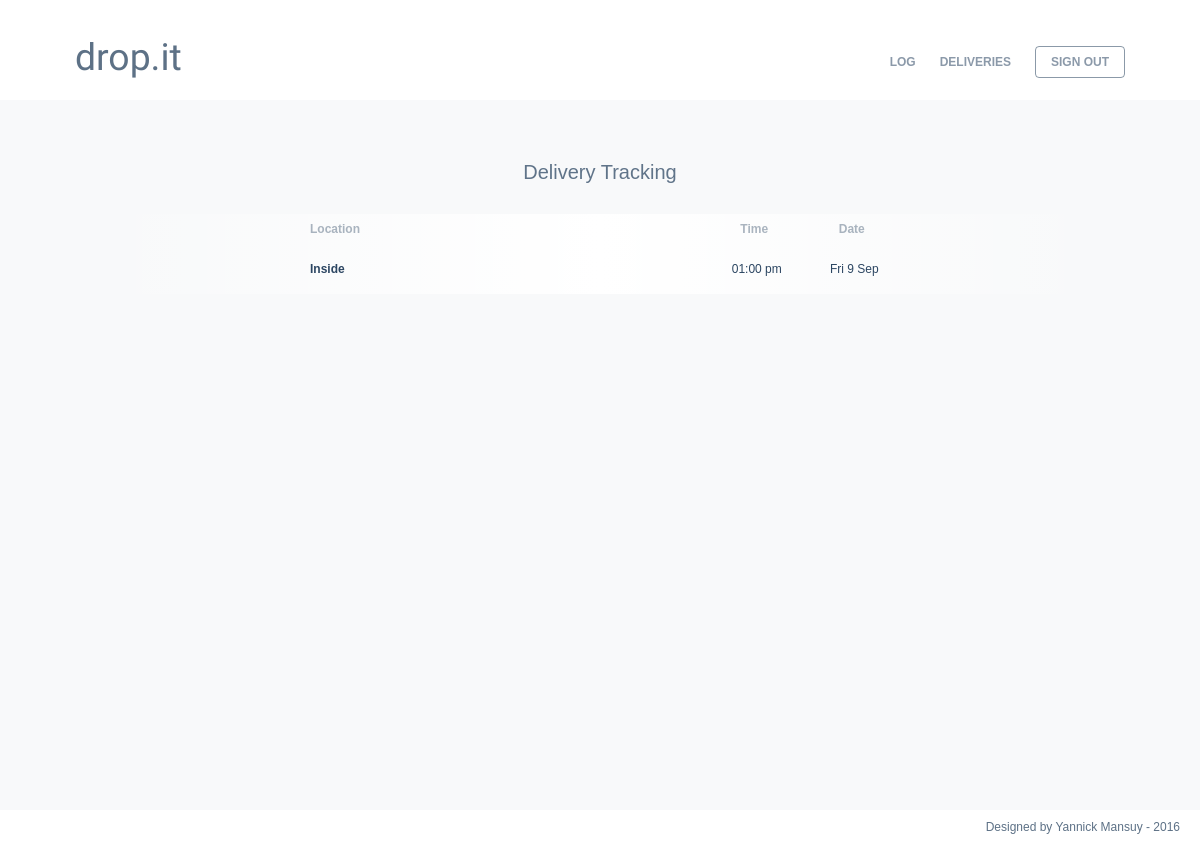
Page /pages/tracking.php (signed in) on the earlier database version.
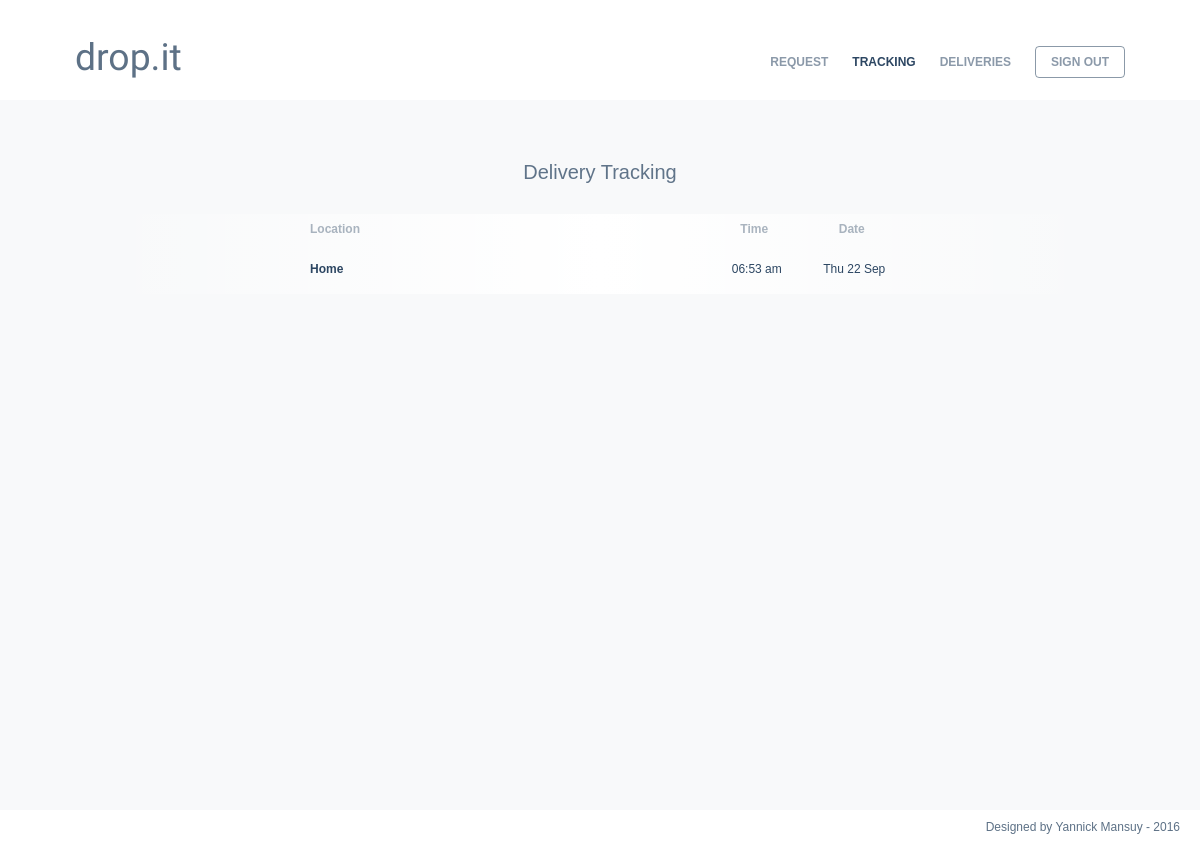
Same page on the later database version.
### tables this page shows
CREATE TABLE IF NOT EXISTS `history` (
  `delivery_id` int(10) NOT NULL,
  `time` int(64) NOT NULL,
  `location` varchar(300) NOT NULL,
  PRIMARY KEY (`delivery_id`,`time`)
);

### functions/functions.php (the view, shortened to what the changed rows need)
<?php
function connect()
    {
        $pdo = new PDO('mysql:host=localhost;dbname=tib', 'edit', 'editme');
        $pdo -> setAttribute(PDO::ATTR_ERRMODE, PDO:: ERRMODE_EXCEPTION);
        return $pdo;
    }
function CheckExist($attribute, $table, $column, $getOrpost)
{
    if (isset($getOrpost))
            {
                 if (!empty($getOrpost) && !empty($getOrpost[$attribute]))
                    {
                         $input = $getOrpost[$attribute];
                         try
                         {
                             $pdo = connect();
                             $sql= 'SELECT ' . $column . ' FROM ' . $table . ' where ' . $column . ' = :attribute';
                             $prepare = $pdo->prepare($sql);
                             $prepare->bindValue(':attribute', $input);
                             $prepare->execute();
                         }
                         catch (PDOException $e)
                         {
                             echo $e -> getMessage();
                         }
                         if ($prepare -> rowCount() != 0)
                         {
                             return true;
                         }
                         else
                         {
                             return false;
                         }
                    }
            }
}
function GrabMoreData($query, $bind)
{
                         try
                         {
                             $pdo = connect();
                             $sql= $query;
                             $prepare = $pdo->prepare($sql);
                             foreach ($bind as $attribute)
                             {
                                $prepare->bindValue($attribute[0], $attribute[1]);
                             }
                             $prepare->execute();
                         }
                         catch (PDOException $e)
                         {
                             echo $e -> getMessage();
                         }
                         if ($prepare -> rowCount() != 0)
                         {
                             $data = $prepare->fetchAll(PDO::FETCH_ASSOC);
                             return $data;
                         }
                         else
                         {
                             return false;
                         }
}
function countResults($resultsItems)
        {
            $num_rows=0;
            for ($i=0;$i < count($resultsItems); $i++)
            {
                $num_rows++;
            }
            return $num_rows;
        }
function trackPackages()
{
    if (CheckExist('email', 'delivery', 'user', $_SESSION))
    {
        $ID = GrabMoreData('SELECT ID FROM delivery WHERE user = :email AND status = "In Transit"', array(array(':email', $_SESSION['email'])));
        if(countResults($ID) > 1)
        {
            $IDval = $ID[0]['ID'];
            $selected = $IDval;
            echo "<form id='packageNumber' method='POST' action='" . htmlspecialchars($_SERVER["PHP_SELF"]) . "'>
                    <label for='select_id' style='font-weight: bold;color: rgba(44, 70, 98, 0.55);'>DELIVERY NUMBER: </label><select id='select_id' name='ID' class='dropdown_number' onchange='(document.getElementById(\"packageNumber\").submit())'>";
            if (!empty($_POST['ID']))
            {
                $selected = $_POST['ID'];
            }
            for ($i = 1; $i <= countResults($ID); $i++)
            {
                echo "<option value=" . $ID[$i - 1]['ID'];
                if($ID[$i - 1]['ID'] == $selected)
                {echo " selected";}
                echo ">" . $i . "</option>";
            }
            echo "</select></form>";
        }
        else
        {
             $tracking = GrabMoreData('SELECT delivery_id, time, location FROM history WHERE delivery_id = (SELECT ID FROM delivery WHERE user = :email AND status = "In Transit") ORDER BY time DESC', array(array(':email', $_SESSION['email'])));
        }
        if (!isset($tracking) || !$tracking)
        {
            echo "<br/>You do not have any packages in transit at the moment..<br/><br/><br/><input type='button' onclick='(window.location.href = \"deliveries.php\")' value='VIEW YOUR DELIVERIES' class='button'/> ";
        }
        else
        {
            echo '<div id="table_holder">
                    <table>
                            <thead><tr>
                                     <th style="text-align: left;padding-left: 10px;
	                                   padding-right: 5px;">Location</th>
                                     <th>Time</th>
                                     <th>Date</th>
                                  </tr>
                            </thead>
                            <tbody>
                            ';
            foreach ($tracking as $step)
            {
                echo '<tr>
                <td class="delivery_location">' . ucfirst($step['location']) . '</td>
                ';
                echo '<td class="delivery_time">' . date('h:i a',$step['time']) . '</td>
                ';
                echo '<td class="delivery_date">' . date('D j M',$step['time']) . '</td></tr>
                ';
            }
            echo '</tbody></table></div>';
        }
    }
    else
        {
            echo "<br/>You have not requested a delivery yet..<br/><br/><br/><input type='button' onclick='(window.location.href = \"request.php\")' value='REQUEST A DELIVERY' class='button'/> ";
        }
}
?>

### pages/tracking.php (shortened to what the changed rows need)
<!DOCTYPE html>
<html>
    <head>
         <link async href="../css/styles.css" rel="stylesheet" type="text/css"/>
    </head>
    <body>
        <div id="back_nav">
			<div id="wrapper">
				<header>
					<a id="login_blue" class="menu menu_blue" href="login.php"><?php
                                                                        if(isset($_SESSION['email']))
                                                                            echo 'SIGN OUT</a>';
                                                                        else
                                                                        {
                                                                            header("Location: login.php?error=tracking");
                                                                            echo 'SIGN IN</a>';
                                                                        }?>
					<a id="header" class="intro intro_blue" href="../index.php">drop.it</a>
					<a id="deliveries" class="menu menu_blue" href="deliveries.php">DELIVERIES</a>
                         <?php
                            if(isset($_SESSION['position']))
                            {
                                if ($_SESSION['position'] != 'driver')
                                {
                                     echo '<a id="tracking" class="menu menu_blue selected" href="tracking.php">TRACKING</a>
					                <a id="new" class="menu menu_blue" href="request.php">REQUEST</a>';
                                }
                                else if ($_SESSION['position'] == 'driver')
                                {
                                     echo '<a id="log" class="menu menu_blue" href="driver.php">LOG</a>';
                                }
                            }
                            else
                                    {
                                         echo '<a id="tracking" class="menu menu_blue selected" href="pages/tracking.php">TRACKING</a>
                                        <a id="new" class="menu menu_blue" href="pages/request.php">REQUEST</a>';
                                    }
                        ?>
				</header>
					<div id="content">
                        <div id="form">
                        <span class="sign_title">Delivery Tracking</span><br>
                        <div id="tracking_text">
                            <?php include "../functions/functions.php";
                                trackPackages();?>
                            </div>
                        </div>
					</div>
				</div>
			</div>
    </body>
</html>

Differences in the rows shown:
removed history: location "Inside", time "01:00 pm", time "Fri 9 Sep"
added history: location "Home", time "06:53 am", time "Thu 22 Sep"
Other differences:
text no longer shown: "LOG"
text now shown: "TRACKING REQUEST"
